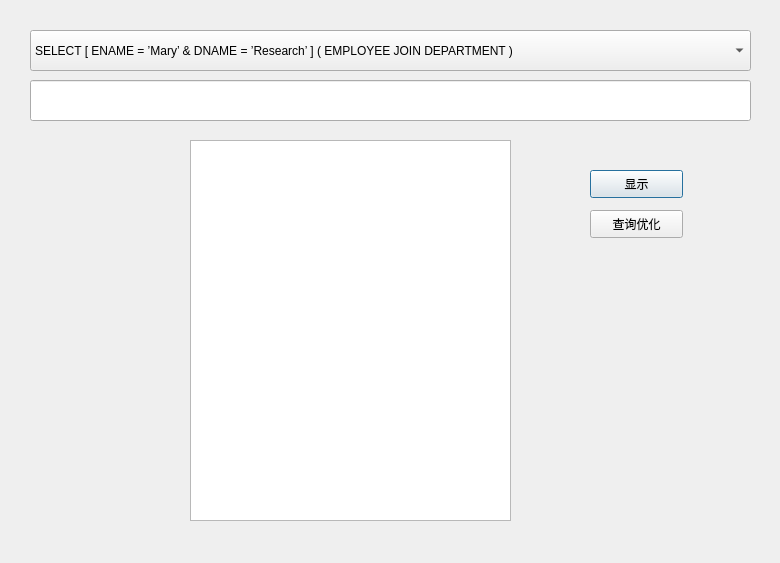
<?xml version="1.0" encoding="UTF-8"?>
<ui version="4.0">
 <class>Dialog</class>
 <widget class="QDialog" name="Dialog">
  <property name="geometry">
   <rect>
    <x>0</x>
    <y>0</y>
    <width>780</width>
    <height>563</height>
   </rect>
  </property>
  <property name="windowTitle">
   <string>Dialog</string>
  </property>
  <widget class="QLineEdit" name="lineEdit">
   <property name="geometry">
    <rect>
     <x>30</x>
     <y>80</y>
     <width>721</width>
     <height>41</height>
    </rect>
   </property>
  </widget>
  <widget class="QComboBox" name="select">
   <property name="geometry">
    <rect>
     <x>30</x>
     <y>30</y>
     <width>721</width>
     <height>41</height>
    </rect>
   </property>
   <item>
    <property name="text">
     <string>SELECT [ ENAME = ’Mary’ &amp; DNAME = ’Research’ ] ( EMPLOYEE JOIN DEPARTMENT )</string>
    </property>
   </item>
   <item>
    <property name="text">
     <string>PROJECTION [ BDATE ] ( SELECT [ ENAME = ’John’ &amp; DNAME = ’ Research’ ] ( EMPLOYEE JOIN DEPARTMENT) )</string>
    </property>
   </item>
   <item>
    <property name="text">
     <string>SELECT [ ESSN = ’01’ ] (  PROJECTION [ ESSN, PNAME ] ( WORKS_ON JOIN PROJECT ) )</string>
    </property>
   </item>
  </widget>
  <widget class="QTextEdit" name="textEdit">
   <property name="geometry">
    <rect>
     <x>190</x>
     <y>140</y>
     <width>321</width>
     <height>381</height>
    </rect>
   </property>
  </widget>
  <widget class="QPushButton" name="show">
   <property name="geometry">
    <rect>
     <x>590</x>
     <y>170</y>
     <width>93</width>
     <height>28</height>
    </rect>
   </property>
   <property name="text">
    <string>显示</string>
   </property>
  </widget>
  <widget class="QPushButton" name="pushButton_2">
   <property name="geometry">
    <rect>
     <x>590</x>
     <y>210</y>
     <width>93</width>
     <height>28</height>
    </rect>
   </property>
   <property name="text">
    <string>查询优化</string>
   </property>
  </widget>
 </widget>
 <resources/>
 <connections/>
</ui>
